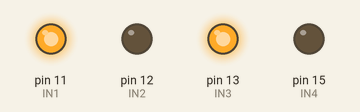
Recording of a program running on a simulated Raspberry Pi (header pin numbers). Parts: output pins drawn as LEDs (lit = HIGH).

Above: at 0.1 s.
Timing chart, 0 to 1.6 s (numbered marks = the images above):
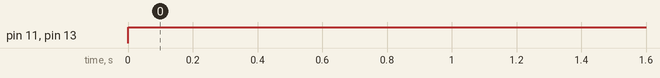

Measured:
- by itself, pin 11 (IN1), pin 13 (IN3): LOW → HIGH at 0.00 s

The program:

main.py
```python
# encoding = 'utf-8'
import RPi.GPIO as GPIO
import time

IN1 = 11
IN2 = 12
IN3 = 13
IN4 = 15

GPIO.setmode(GPIO.BOARD)
GPIO.setup(IN1,GPIO.OUT)  #设置LED所接针脚模式为OUT（输出）
GPIO.setup(IN2,GPIO.OUT)
GPIO.setup(IN3,GPIO.OUT)
GPIO.setup(IN4,GPIO.OUT)
GPIO.setwarnings(False) #关闭GPIO端口模式改变警告

def up():
    GPIO.output(IN1, 1)
    GPIO.output(IN2, 0)
    GPIO.output(IN3, 1)
    GPIO.output(IN4, 0)


def down():
    GPIO.output(IN1, 0)
    GPIO.output(IN2, 1)
    GPIO.output(IN3, 0)
    GPIO.output(IN4, 1)


def turn_left():
    GPIO.output(IN1, 1)
    GPIO.output(IN2, 0)
    GPIO.output(IN3, 0)
    GPIO.output(IN4, 0)


def turn_right():
    GPIO.output(IN1, 0)
    GPIO.output(IN2, 0)
    GPIO.output(IN3, 1)
    GPIO.output(IN4, 0)

def main():
    while True:
        up()
        time.sleep(1)

if __name__=='__main__':
    try :
        main()
    except:
        GPIO.cleanup()
        print('关闭程序')
```
